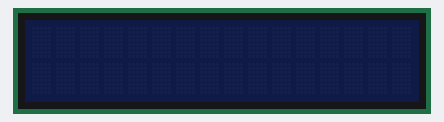
A program run on a simulated Raspberry Pi (BCM pin numbers). Shown: 16×2 character LCD. Library files of the repository ran but are not shown: i2c_dev.py; what the program prints to the terminal is not drawn.

Above: at 0.8 s.
At 1.3 s:
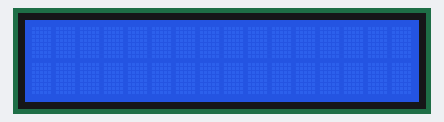
At 2.4 s:
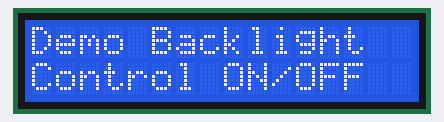
At 5.4 s:
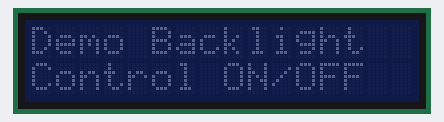
At 8.0 s:
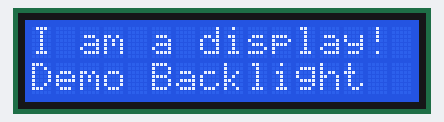

Measured:
- by itself, everything shown: repeats every 12.2 s, in 13 steps
- what the display in image 0 shows lasts 0.5 s, from 0.7 s to 1.2 s
- what the display in image 1 shows lasts 1.0 s, from 1.2 s to 2.2 s
- what the display in image 2 shows lasts 2.0 s, from 2.3 s to 4.3 s

The program:

demo_lcd_backlight.py
```python
#! /usr/bin/env python

# Simple string program. Writes and updates strings.
# Demo program for the I2C 16x2 Display from Ryanteck.uk
# Created by Matthew Timmons-Brown for The Raspberry Pi Guy YouTube channel
# Backlight: Enhanced by TOMDENKT - backlight control (on/off)
# Backlight: lcd_backlight(1) = ON, lcd_backlight(0) = OFF
# Backlight: Usage, if lcddriver is set to "display" (like example below)
# Backlight: display.lcd_backlight(0) # Turn backlight off
# Backlight: display.lcd_backlight(1) # Turn backlight on

# If drivers/i2c_dev.py is NOT in same folder with your scripts,
# uncomment below and set path to i2c_dev, e.g. "/home/pi/lcd"
# import sys
# sys.path.append("/home/pi/lcd")

# Import necessary libraries for communication and display use
import drivers
from time import sleep

# Load the driver and set it to "display"
# If you use something from the driver library use the "display." prefix first
display = drivers.Lcd()

# Main body of code
try:
    print("Press CTRL + C to quit program")
    while True:
        # Remember that your sentences can only be 16 characters long!
        print("Loop: Writing to display and toggle backlight...")
        display.lcd_backlight(1)                          # Make sure backlight is on / turn on
        sleep(0.5)                                        # Waiting for backlight toggle
        display.lcd_backlight(0)                          # Turn backlight off
        sleep(0.5)                                        # Waiting for turning backlight on again
        display.lcd_backlight(1)                          # Turn backlight on again
        sleep(1)                                          # Waiting for text
        display.lcd_display_string("Demo Backlight", 1)   # Write line of text to first line of display
        display.lcd_display_string("Control ON/OFF", 2)   # Write line of text to second line of display
        sleep(2)                                          # Waiting for backlight toggle
        display.lcd_backlight(0)                          # Turn backlight off
        sleep(0.5)                                        # Waiting for turning backlight on again
        display.lcd_backlight(1)                          # Turn backlight on again
        sleep(0.5)                                        # Waiting for turning backlight off again
        display.lcd_backlight(0)                          # Turn backlight off
        sleep(0.5)                                        # Waiting for turning backlight on again
        display.lcd_backlight(1)                          # Turn backlight on again
        sleep(2)                                          # Give time for the message to be read
        display.lcd_display_string("I am a display! ", 1) # Refresh the first line of display with a different message
        display.lcd_display_string("Demo Backlight", 2)   # Refresh the second line of display with a different message
        sleep(2)                                          # Give time for the message to be read
        display.lcd_clear()                               # Clear the display of any data
        sleep(1)                                          # Give time for the message to be read
        display.lcd_backlight(0)                          # Turn backlight off
        sleep(1.5)                                        # Waiting until restart
except KeyboardInterrupt:
    # If there is a KeyboardInterrupt (when you press CTRL + C), exit the program and cleanup
    print("Exit and cleaning up!")
    display.lcd_clear()
    # Make sure backlight is on / turn on by leaving
    display.lcd_backlight(1)
```
